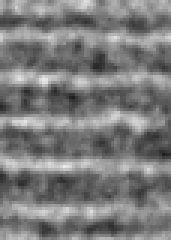
#> input picture rois/strip_101.png, 57 x 80 px, found by its file name (shown 3 times larger)
$ jupyter execute make_gif.ipynb   (shell and % lines are left out)
#> lines starting #> are read from the running program, lines starting #| are printed output that depends on the picture; after the words box and inside, x2 and y2 are one past the last pixel; in counts of white or black regions, pixels touching at a corner belong together
[cell 1]
from PIL import Image
import matplotlib.pyplot as plt

# Load your images
image1 = Image.open("D:\\repos\\gapfinder_images\\rois\\strip_101.png")
#> image1 is the input picture: PIL image 57x80 RGB; min 31, max 235, mean 123.6
mask = Image.open("D:\\repos\\gapfinder_images\\output\\trial_1\\processed_images\\masks\otsu_thresholding_blurred_not_equalized\\strip_101.png")
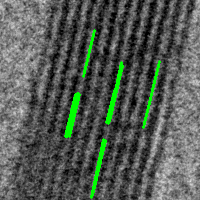
#> input picture line_images/strip_101.png, 200 x 200 px, found by its file name
#> mask is the input picture: PIL image 200x200 RGB; mean R, G, B 85, 92.7, 85

# convert the areas that are white on the mask to transparent
mask = mask.convert("L")
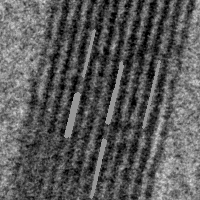
#> mask: PIL image 200x200 L; min 0, max 222, mean 89.5

# adjust transparency on the mask
mask = mask.point(lambda p: p > 128 and 255)
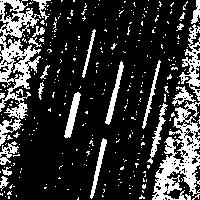
#> mask: PIL image 200x200 L; 21.5% white; 324 white regions (300 under 20 px), largest, box (x1, y1, x2, y2) and area: (0, 0, 41, 146) 2353, (152, 101, 200, 200) 2096, (179, 24, 200, 101) 594

# make image2, a copy of image1
image2 = image1.copy()

# paste the mask on image2, at about 50% transparency
image2.paste(mask, (0, 0), mask)
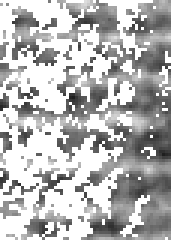
#> image2: PIL image 57x80 RGB (shown 3 times larger); min 31, max 255, mean 182.1

# Display images (optional)
plt.figure()
plt.imshow(image1)
plt.axis('off')
plt.show()

plt.figure()
plt.imshow(image2, cmap='gray')
plt.axis('off')
plt.show()

[cell 2]
# Number of frames per second
fps = 2

# Number of times to repeat
repeat = 5

# Create a list to hold the frames
frames = []

# Alternate between the two images
for _ in range(repeat):
    frames.append(image1)
    frames.append(image2)
#> after the loop, frames = 10 items

# Save as GIF
frames[0].save('flipping.gif', save_all=True, append_images=frames[1:], duration=1000//fps, loop=0, optimize=False)

print("GIF created successfully!")
